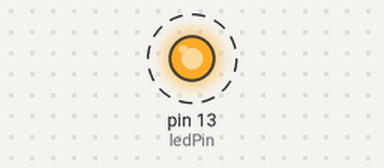
Bench run of a sketch on a simulated Arduino Uno, built with avr-gcc and run on an emulated ATmega328P. On the bench: output pins drawn as LEDs (lit = HIGH). Dashed ring = blinking.

Above: at 0.12 s.
Timing chart, 0 to 3.0 s (numbered marks = the images above):
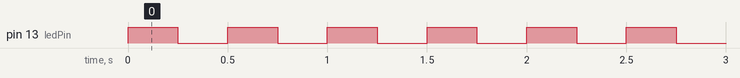

The sketch:

sketch4_03.ino
```cpp
/* BEGIN PV */
const int ledPin = 13;
const int delayPeriod = 250;
/* END PV */

/* BEGIN SETUP */
void setup() {
  // put your setup code here, to run once:
  pinMode(ledPin, OUTPUT);
}
/* END SETUP */

/* BEGIN LOOP */
void loop() {
  // put your main code here, to run repeatedly:
  /* END LOOP */

  /* BEGIN USER CODE */
  int count = 0;

  digitalWrite(ledPin, HIGH);
  delay(delayPeriod);
  digitalWrite(ledPin, LOW);
  delay(delayPeriod);
  count++;

  if(count == 20)
  {
    count = 0;
    delay(3000);
  }
  /* END USER CODE */
}
```

Measured:
- by itself, pin 13 (ledPin): alternates HIGH for 0.25 s and LOW for 0.25 s
